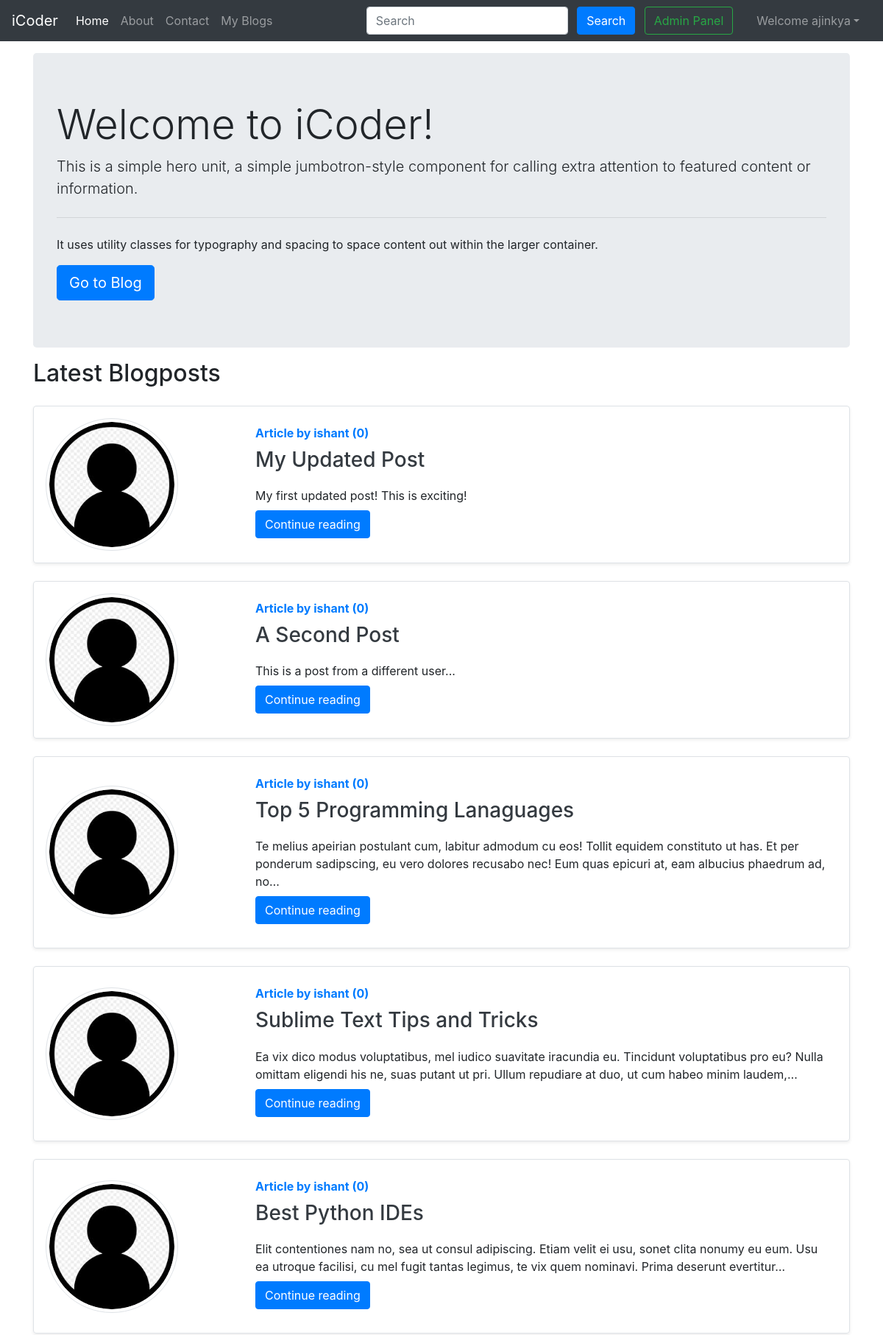
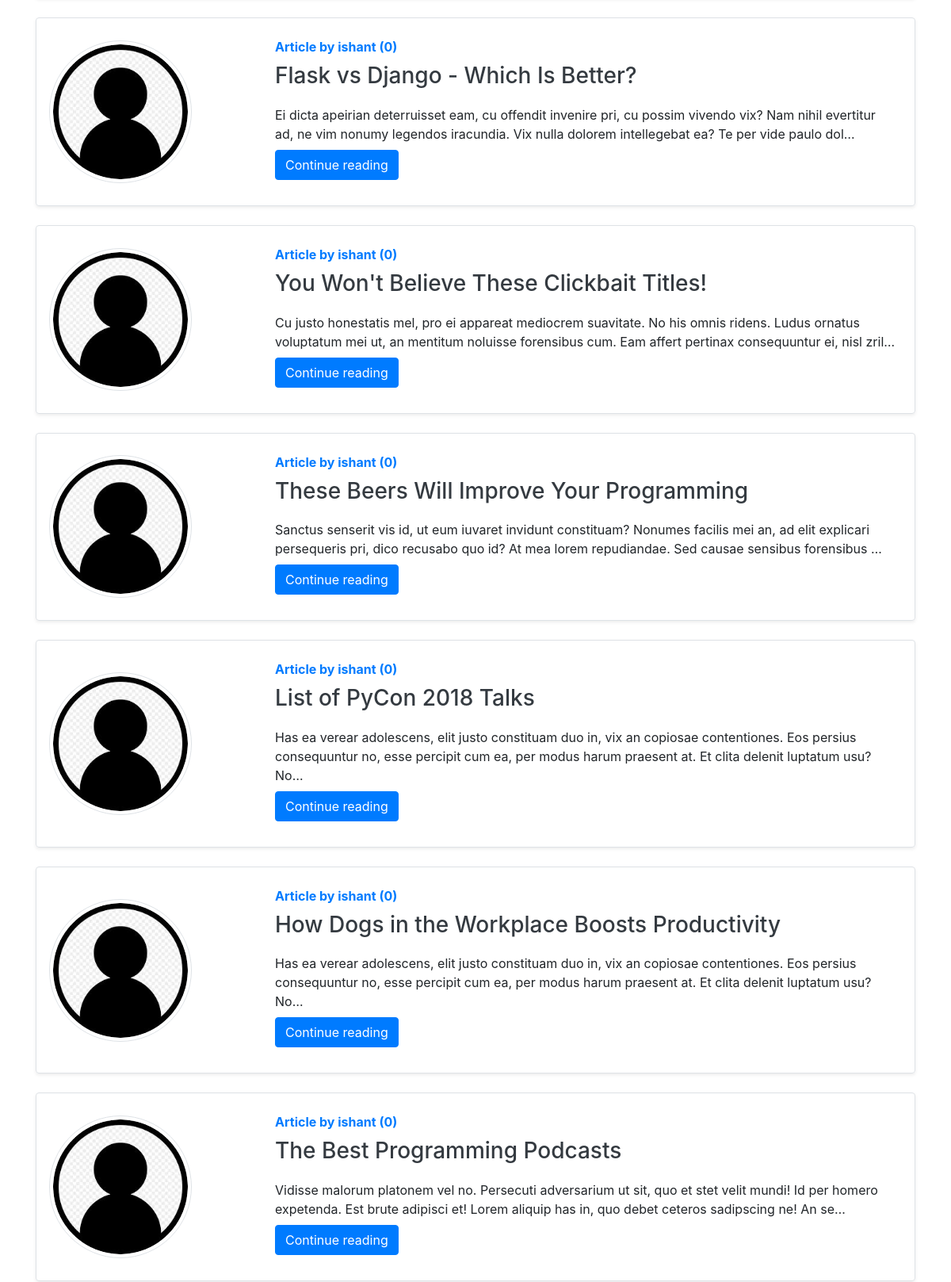
The app's page /home (signed in, upper part) with its own data (2 pictures, top to bottom).
### blog/models.py (models this page shows, shortened)
class Post(models.Model):
    sno=models.AutoField(primary_key=True)
    title=models.CharField(max_length=255,unique = True)
    author=models.ForeignKey(User, on_delete=models.CASCADE)     #, null=True)
    slug=models.CharField(max_length=130)
    views= models.IntegerField(default=0)
    timeStamp=models.DateTimeField(default = now)
    content =  HTMLField()

### users/models.py (models this page shows, shortened)
class Profile(models.Model):
    user = models.OneToOneField(User,on_delete=models.CASCADE)
    image = models.ImageField(default="default.jpg",upload_to = 'profile_pics')

### home/views.py (the view)
# urls.py: 2. Add a URL to urlpatterns:  path('', views.home, name='home')
def home(request):
    allPosts= Post.objects.all()
    context={'allPosts': allPosts}
    return render(request,'home/home.html',context)

### templates/home/home.html (shortened to what this page needs)
{% extends 'base.html' %} {% block title %} Home{% endblock title %} {% block homeactive %}active{% endblock homeactive %} {% block body %}
{% if is_paginated and page_obj.has_previous %}
{% else %}
<div class="container">
    <div class="jumbotron my-3">
        <h1 class="display-4">Welcome to iCoder!</h1>
        <p class="lead">This is a simple hero unit, a simple jumbotron-style component for calling extra attention to featured content or information.</p>
        <hr class="my-4">
        <p>It uses utility classes for typography and spacing to space content out within the larger container.</p>
        <a class="btn btn-primary btn-lg" href="/blog" role="button">Go to Blog</a>
    </div>
</div>
{% endif %}
<div class="container">
    <h2>Latest Blogposts</h2>
    {% for post in allPosts  %}
    <div class="row no-gutters border align-items-center rounded overflow-hidden flex-md-row mb-4 shadow-sm h-md-250 my-4 position-relative">
        <div class="col-3 d-none d-lg-block p-3">
            <img src="{{post.author.profile.image.url}}" class="img-thumbnail rounded-circle" style="height:180px;width:180px;" alt="img - {{post.author.username}}">
        </div>
        <div class="col p-4 d-flex flex-column position-static">
            <strong class="d-inline-block mb-2 text-primary">Article  by {{post.author}} ({{post.views}})</strong>
            <h3 class="mb-0"><a class="text-dark" href="{% url 'blog:blogPost' post.title %}">{{post.title}} </a> </h3>
            <p class="card-text mb-auto mt-3">{{post.content|safe |truncatechars:200}}</p>
            <div class="my-2">
            	<a href="{% url 'blog:blogPost' post.title %}" role="button" class="btn btn-primary">Continue reading</a>
            </div>
        </div>
    </div>
    {% endfor %}
</div>
{% endblock %}

### templates/base.html (shortened to what this page needs)
<!doctype html>
<html lang="en">
<head>
    <link rel="stylesheet" href="https://stackpath.bootstrapcdn.com/bootstrap/4.5.2/css/bootstrap.min.css">
</head>
<body>
    <nav class="navbar navbar-expand-lg navbar-dark bg-dark" id='top'>
        <a class="navbar-brand" href="/">iCoder</a>
        <div class="collapse navbar-collapse" id="navbarSupportedContent">
            <ul class="navbar-nav mr-auto">
                <li class="nav-item {% block homeactive %}  {% endblock homeactive %}">
                    <a class="nav-link" href="/">Home <span class="sr-only">(current)</span></a>
                </li>
                <li class="nav-item {% block aboutactive %}  {% endblock aboutactive %}">
                    <a class="nav-link" href="/about">About</a>
                </li>
                <li class="nav-item {% block contactactive %}  {% endblock contactactive %} ">
                    <a class="nav-link" href="/contact">Contact</a>
                </li>
                <li class="nav-item {% block blogactive %}  {% endblock blogactive %} ">
                    <a class="nav-link" href="{% url 'blog:blogHome' %}">My Blogs</a>
                </li>
            </ul>
            <div class="ml-auto form-inline ">
                <form method="get" action="/search" class="my-2 my-lg-0 mx-3">
                    <input class="form-control mr-sm-2" type="search" placeholder="Search" aria-label="Search" name="query" id="query">
                    <button class="btn btn-primary my-2 my-sm-0 " type="submit">Search</button>
                    <a href="/admin" role="button" target="_blank" class="btn btn-outline-success m-2 my-sm-0"> Admin Panel </a>
                </form>
                {% if user.is_authenticated %}
                <ul class="navbar-nav mr-2">
                    <li class="nav-item dropdown">
                        <a class="nav-link dropdown-toggle {% block useractive %}  {% endblock useractive %}" href='#' id="navbarDropdown" role="button" data-toggle="dropdown"> Welcome {{request.user}}</a>
                    </li>
                </ul>
            </div>
            {% endif %}
        </div>
    </nav>
    <main style="min-height:600px;">
        {% block body %} {% endblock body %} {% block js %} {% endblock js %}
    </main>
</body>
</html>

### records on screen
Post: author.profile.image (placeholder picture), author "ishant", views "0", title "My Updated Post", content "My first updated post! This is exciting!"
Post: author.profile.image (placeholder picture), author "ishant", views "0", title "A Second Post", content "This is a post from a different user..."
Post: author.profile.image (placeholder picture), author "ishant", views "0", title "Top 5 Programming Lanaguages", content "Te melius apeirian postulant cum, labitur admodum cu eos! Tollit equidem constituto ut has. Et per ponderum sadipscing, eu vero dolores recusabo nec! Eum quas epicuri at, eam albucius phaedrum ad, no…"
Post: author.profile.image (placeholder picture), author "ishant", views "0", title "Sublime Text Tips and Tricks", content "Ea vix dico modus voluptatibus, mel iudico suavitate iracundia eu. Tincidunt voluptatibus pro eu? Nulla omittam eligendi his ne, suas putant ut pri. Ullum repudiare at duo, ut cum habeo minim laudem,…"
Post: author.profile.image (placeholder picture), author "ishant", views "0", title "Best Python IDEs", content "Elit contentiones nam no, sea ut consul adipiscing. Etiam velit ei usu, sonet clita nonumy eu eum. Usu ea utroque facilisi, cu mel fugit tantas legimus, te vix quem nominavi. Prima deserunt evertitur…"
Post: author.profile.image (placeholder picture), author "ishant", views "0", title "Flask vs Django - Which Is Better?", content "Ei dicta apeirian deterruisset eam, cu offendit invenire pri, cu possim vivendo vix? Nam nihil evertitur ad, ne vim nonumy legendos iracundia. Vix nulla dolorem intellegebat ea? Te per vide paulo dol…"
Post: author.profile.image (placeholder picture), author "ishant", views "0", title "You Won't Believe These Clickbait Titles!", content "Cu justo honestatis mel, pro ei appareat mediocrem suavitate. No his omnis ridens. Ludus ornatus voluptatum mei ut, an mentitum noluisse forensibus cum. Eam affert pertinax consequuntur ei, nisl zril…"
Post: author.profile.image (placeholder picture), author "ishant", views "0", title "These Beers Will Improve Your Programming", content "Sanctus senserit vis id, ut eum iuvaret invidunt constituam? Nonumes facilis mei an, ad elit explicari persequeris pri, dico recusabo quo id? At mea lorem repudiandae. Sed causae sensibus forensibus …"
Post: author.profile.image (placeholder picture), author "ishant", views "0", title "List of PyCon 2018 Talks", content "Has ea verear adolescens, elit justo constituam duo in, vix an copiosae contentiones. Eos persius consequuntur no, esse percipit cum ea, per modus harum praesent at. Et clita delenit luptatum usu? No…"
Post: author.profile.image (placeholder picture), author "ishant", views "0", title "How Dogs in the Workplace Boosts Productivity", content "Has ea verear adolescens, elit justo constituam duo in, vix an copiosae contentiones. Eos persius consequuntur no, esse percipit cum ea, per modus harum praesent at. Et clita delenit luptatum usu? No…"
Post: author.profile.image (placeholder picture), author "ishant", views "0", title "The Best Programming Podcasts", content "Vidisse malorum platonem vel no. Persecuti adversarium ut sit, quo et stet velit mundi! Id per homero expetenda. Est brute adipisci et! Lorem aliquip has in, quo debet ceteros sadipscing ne! An se…"

### other values on screen
{{ request.user }} "ajinkya"
